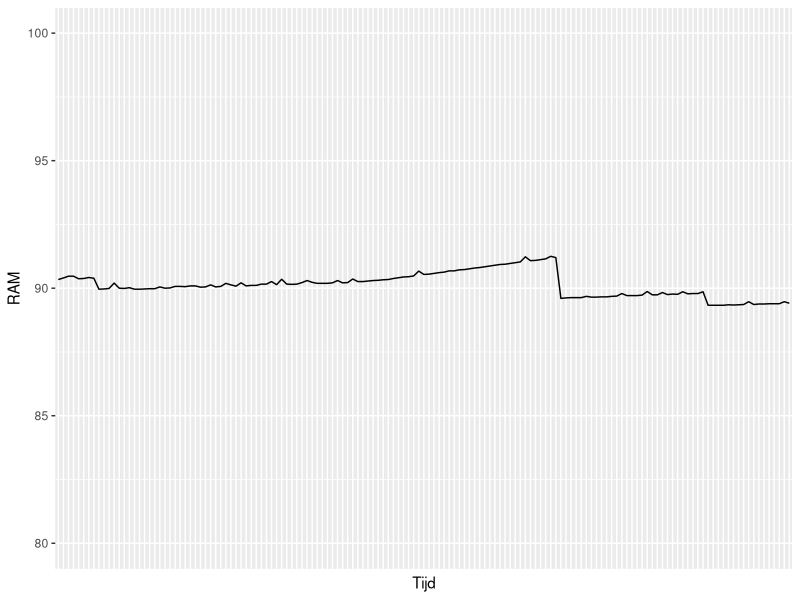

Write the R code that produced this figure.
library(readr)
library(ggplot2)
RAMUsage <- read_table2("SC1_RamDag24.csv", skip = 2)


RAMUsage <- RAMUsage[-c(146, 147), ]
names(RAMUsage)[names(RAMUsage) == "%memused"] <- "RAM"
names(RAMUsage)[names(RAMUsage) == "00:00:01"] <- "Tijd"

RAMGraph <- ggplot(RAMUsage, aes(Tijd,RAM,group = 1)) + geom_line() 

RAMGraph <- RAMGraph + theme(axis.ticks.x = element_blank(), axis.text.x = element_blank()) + coord_cartesian(ylim = c(80, 100))


RAMGraph